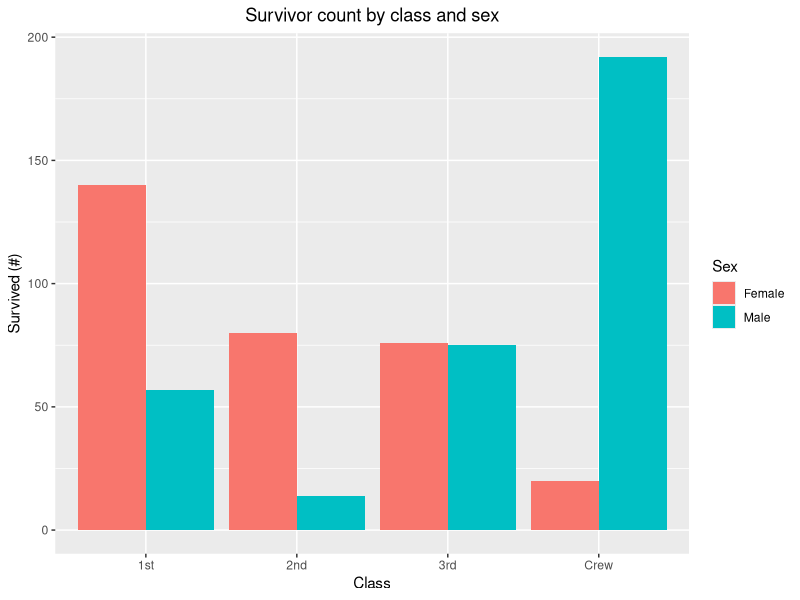
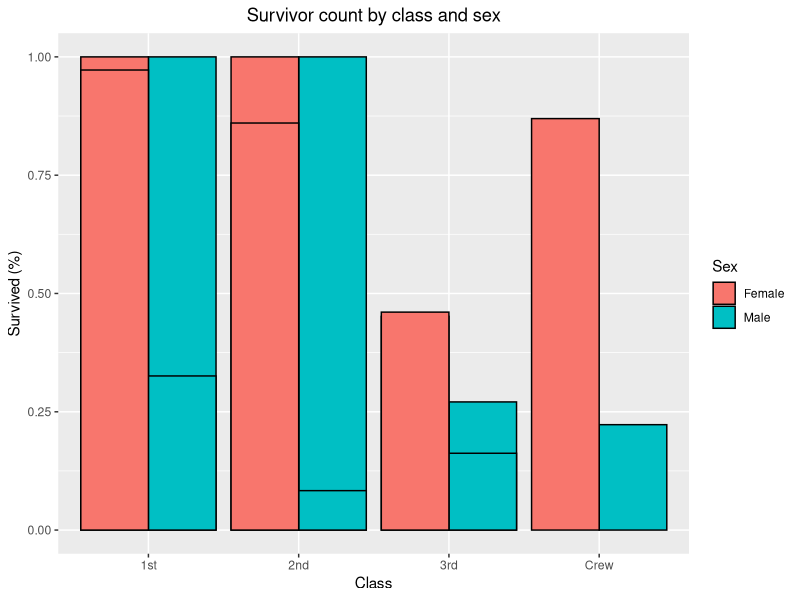
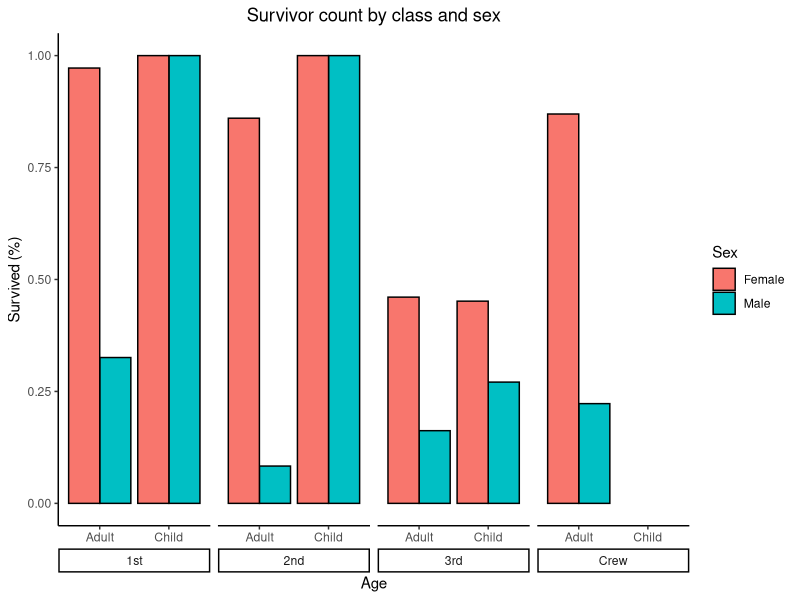

Source code (R) for these figures, in order:
## ---- chunk 1
library(tidyverse)

df_titanic <- as_tibble(Titanic)
## ---- chunk 2
## TASK: Perform a `glimpse` of df_titanic
df_titanic |> 
  glimpse() 
## ---- chunk 3
## NOTE: No need to edit! We'll cover how to
## do this calculation in a later exercise.
df_titanic %>% summarize(total = sum(n))
## ---- chunk 4
## TASK: Visualize counts against `Class` and `Sex`

df_titanic_filtered <- filter(df_titanic, Survived == "Yes")

df_titanic_filtered |> 
  ggplot(
    aes(
      fill = Sex, 
      y = n, 
      x = Class
    )
  )+ 
  geom_col(
    position = "dodge",
    stat = "identity") +
  labs(
    y = "Survived (#)",
    title = "Survivor count by class and sex"
  ) +
  theme(plot.title = element_text(hjust = 0.5))
## ---- chunk 5
## NOTE: No need to edit! We'll cover how to
## do this calculation in a later exercise.
df_prop <-
  df_titanic %>%
  group_by(Class, Sex, Age) %>%
  mutate(
    Total = sum(n),
    Prop = n / Total
  ) %>%
  ungroup()
df_prop
## ---- chunk 6
df_prop_filtered <- filter(df_prop, Survived == "Yes")

df_prop_filtered |> 
  ggplot(
    aes(
      fill= Sex, 
      y = Prop, 
      x = Class
    )
  )+ 
  geom_col(
    position = "dodge",
    stat = "identity",
    color = "black"
  ) +
  labs(
    y = "Survived (%)",
    title = "Survivor count by class and sex"
  ) +
  theme(plot.title = element_text(hjust = 0.5))
## ---- chunk 7
df_prop_filtered <- filter(df_prop, Survived == "Yes")

df_prop_filtered |> 
  ggplot(
    aes(
      fill = Sex,
      y = Prop, 
      x = Age
    )
  )+ 
  geom_bar(
    position = "dodge",
    stat = "identity",
    color = "black"
  ) +
  labs(
    y = "Survived (%)",
    title = "Survivor count by class and sex"
  ) +
  facet_wrap(~Class, 
             strip.position = "bottom",
             nrow = 1
             ) +
  theme_classic() +
  theme(strip.placement = "outside") +
  theme(plot.title = element_text(hjust = 0.5))
